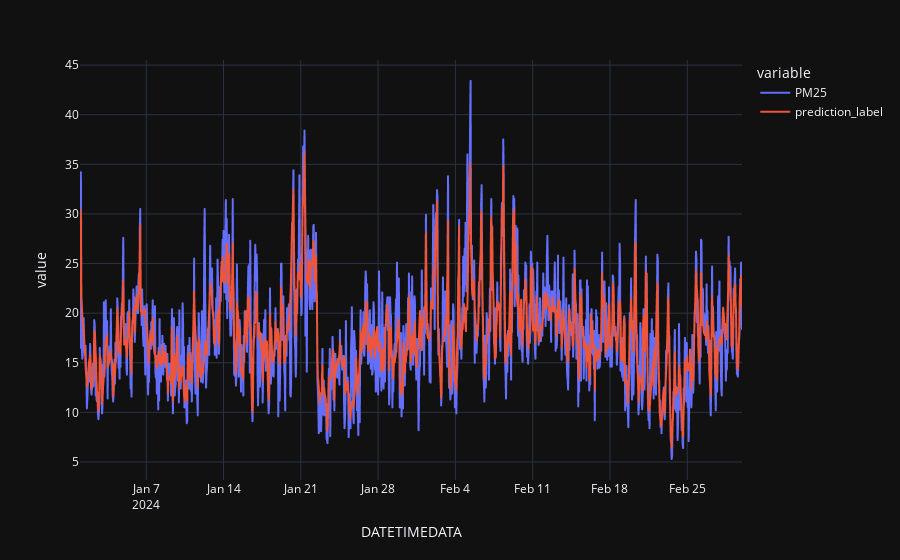

Notebook code for this chart:
### Code cell
fig = px.line(predict_data, x='DATETIMEDATA', y=['PM25','prediction_label'], template="plotly_dark")
fig.show()

### Figure 1 — Plotly figure (JSON) as saved in the notebook; plotly's stock layout.template omitted (floating-point values rounded to 4 significant figures; data arrays with more than 128 entries replaced by an {"elided": "..."} marker saying what was removed)
{"data": [{"hovertemplate": "variable=PM25<br>DATETIMEDATA=%{x}<br>value=%{y}<extra></extra>", "legendgroup": "PM25", "line": {"color": "#636efa", "dash": "solid"}, "marker": {"symbol": "circle"}, "mode": "lines", "name": "PM25", "showlegend": true, "type": "scattergl", "x": {"elided": "1440 str values"}, "xaxis": "x", "y": {"elided": "1440 float values"}, "yaxis": "y"}, {"hovertemplate": "variable=prediction_label<br>DATETIMEDATA=%{x}<br>value=%{y}<extra></extra>", "legendgroup": "prediction_label", "line": {"color": "#EF553B", "dash": "solid"}, "marker": {"symbol": "circle"}, "mode": "lines", "name": "prediction_label", "showlegend": true, "type": "scattergl", "x": {"elided": "1440 str values"}, "xaxis": "x", "y": {"elided": "1440 float values"}, "yaxis": "y"}], "layout": {"legend": {"title": {"text": "variable"}, "tracegroupgap": 0}, "margin": {"t": 60}, "xaxis": {"anchor": "y", "domain": [0, 1], "title": {"text": "DATETIMEDATA"}}, "yaxis": {"anchor": "x", "domain": [0, 1], "title": {"text": "value"}}}}
